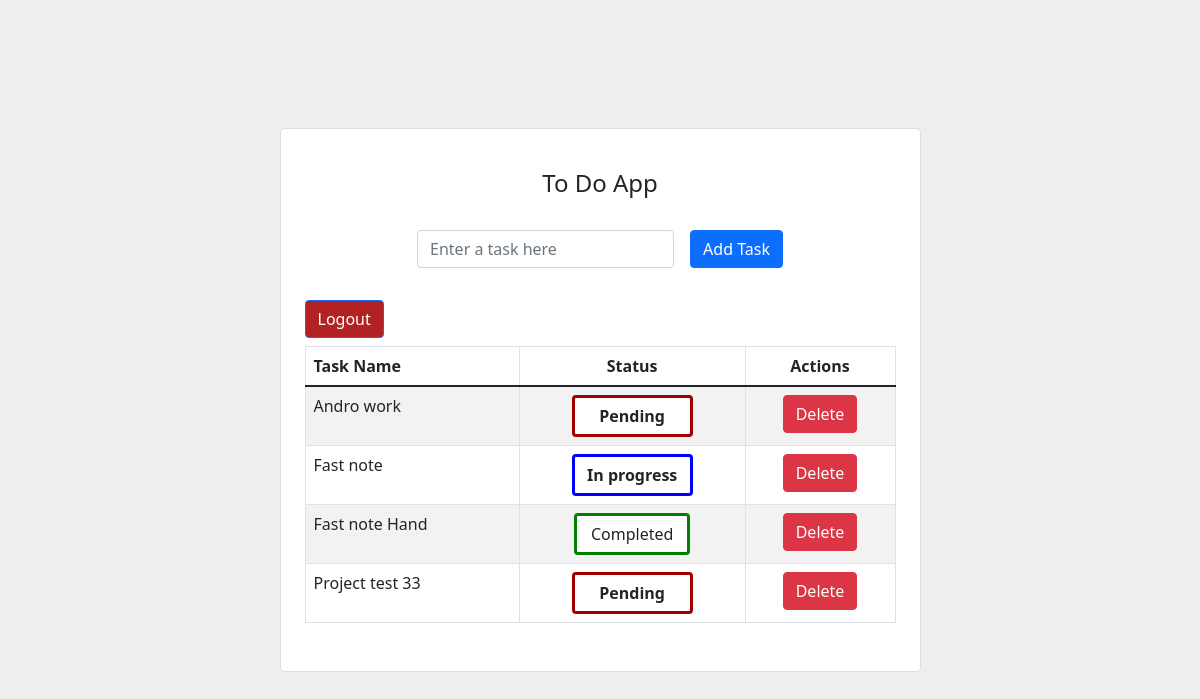
The app's page / (signed in) with its own data.
### todoapp/models.py (models this page shows, shortened)
class todo(models.Model):
    class Status(models.TextChoices):
        PENDING = 'Pending', 'Pending'
        IN_PROGRESS = 'In progress', 'In progress'
        COMPLETED = 'Completed', 'Completed'
    user = models.ForeignKey(User, on_delete=models.CASCADE)
    todo_name = models.CharField(max_length=1000)
    status = models.CharField(
        max_length=12,
        choices=Status.choices,
        default=Status.PENDING
    )

### todoapp/views.py (the view)
# urls.py: 2. Add a URL to urlpatterns:  path('', views.home, name='home')
@login_required(login_url='login-page')
def home(request):
    todos = todo.objects.filter(user=request.user)
    return render(request, 'todoapp/index.html', {'todos': todos})

### todoapp/templates/todoapp/index.html (shortened to what this page needs)
<html lang="en" dir="ltr">
  <head>
      <link rel="stylesheet" href="https://cdn.jsdelivr.net/npm/bootstrap@5.1.3/dist/css/bootstrap.min.css">
  </head>
  <body>
    <section class="vh-100" style="background-color: #eee;">
      <div class="container py-5 h-100">
        <div class="row d-flex justify-content-center align-items-center h-100">
          <div class="col col-lg-9 col-xl-7">
            <div class="card rounded-3">
              <div class="card-body p-4">
                <h4 class="text-center my-3 pb-3">To Do App</h4>
                <form method="POST" action="{% url 'create-task' %}" class="row row-cols-lg-auto g-3 justify-content-center align-items-center mb-4 pb-2">
                  <div class="col-12">
                    <div class="form-outline">
                      <input type="text" id="form1" class="form-control" name="task" placeholder="Enter a task here"/>
                    </div>
                  </div>
                  <div class="col-12">
                    <button type="submit" class="btn btn-primary">Add Task</button>
                  </div>
                </form>
                <a href="{% url 'logout' %}"><button style="background: firebrick; color: white;" type="submit" class="btn btn-primary">Logout</button></a>
                <table class="table table-striped table-hover table-bordered mb-4 mt-2">
                  <thead>
                    <tr>
                      <th scope="col">Task Name</th>
                      <th scope="col" class="text-center">Status</th>
                      <th scope="col" class="text-center">Actions</th>
                    </tr>
                  </thead>
                  <tbody>
                    {% for todo in todos %}
                    <tr>
                      <td style="font-weight: 500;">{{todo.todo_name}}</td>
                      <td>
                        <div class="d-flex justify-content-center align-items-center" style="gap: 6px;">
                          <form method="POST" action="{% url 'update' todo.id %}" class="mb-0">
                            <select name="status" class="form-control text-center
                              {% if todo.status == 'Pending' %}status-pending
                              {% elif todo.status == 'In progress' %}status-in-progress
                              {% elif todo.status == 'Completed' %}status-completed{% endif %}"
                              onchange="this.form.submit();">
                              <option value="Pending" {% if todo.status == 'Pending' %}selected{% endif %}>Pending</option>
                              <option value="In progress" {% if todo.status == 'In progress' %}selected{% endif %}>In progress</option>
                              <option value="Completed" {% if todo.status == 'Completed' %}selected{% endif %}>Completed</option>
                            </select>
                          </form>
                      </td>
                      <td class="text-center ">
                        <div class="d-flex justify-content-center align-items-center" style="gap: 6px;">
                          <a href="{% url 'delete' todo.id %}"><button type="submit" class="btn btn-danger">Delete</button></a>
                        </div>
                      </td>
                    </tr>
                    {% endfor %}
                  </tbody>
                </table>
              </div>
            </div>
          </div>
        </div>
      </div>
    </section>
  </body>
</html>

### todoapp/templates/todoapp/index.html (style rules this page uses)
.status-pending { border: 3px solid rgb(162, 0, 0); font-weight: 700; }
.status-in-progress { border: 3px solid blue; font-weight: 700; }
.status-completed { border: 3px solid green; font-weight: 500; }

### records on screen
todo: todo_name "Andro work", status "Pending"
todo: todo_name "Fast note", status "In progress"
todo: todo_name "Fast note Hand", status "Completed"
todo: todo_name "Project test 33", status "Pending"
